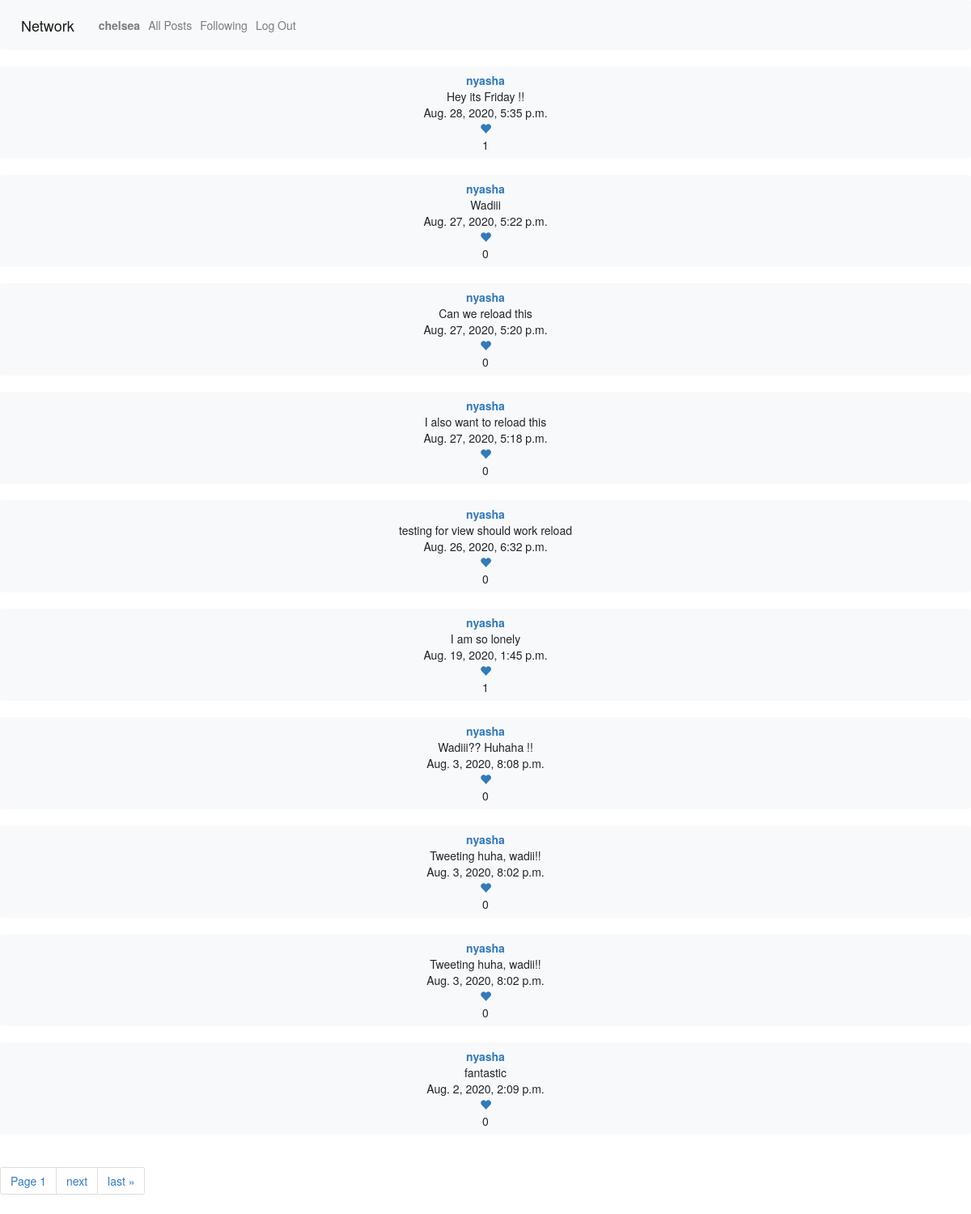
Page /followingbox (signed in) on the earlier database version.
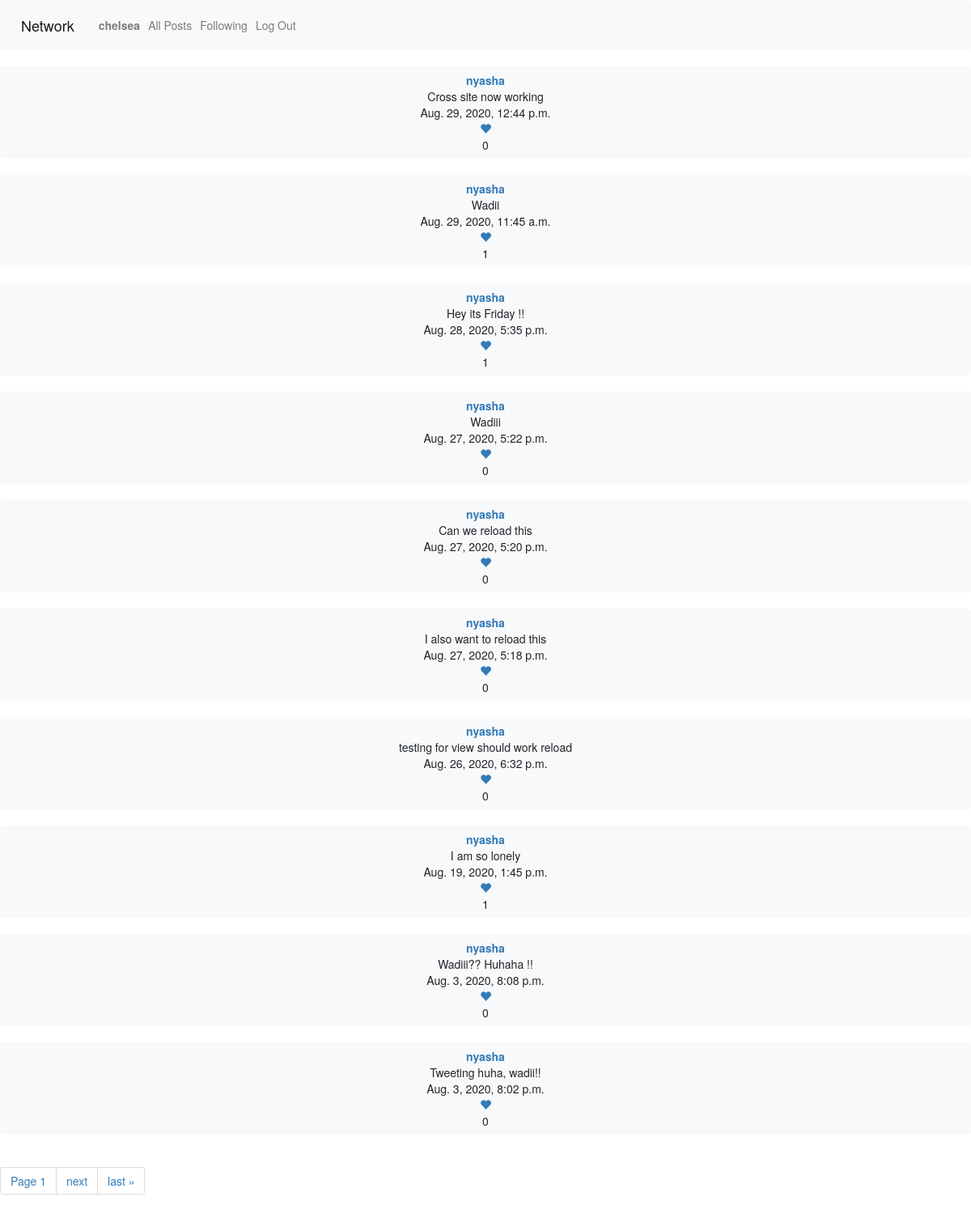
Same page on the later database version.
### network/models.py (models this page shows, shortened)
class Tweet(models.Model):
    user = models.ForeignKey(User, related_name="tweets", on_delete=models.CASCADE)
    body = models.TextField(blank=True)
    timestamp = models.DateTimeField(auto_now_add=True)

class User(AbstractUser):
    def serialize(self):
        return{
            "id": self.id,
            "username":self.username,
            "tweets": [{"id":tweets.id,"body": tweets.body, "time": tweets.timestamp} for tweets in self.tweets.order_by("-timestamp").all()],
            "following":[user.following_user_id.id for user in self.following.all()],
            "followers":[user.user_id.id for user in self.followers.all()]
        }

### network/views.py (the view)
# urls.py: path("followingbox", views.followingbox, name="followingbox"),
@login_required
def followingbox(request):
    if request.method == "GET":
        followed_people = UserFollowing.objects.filter(user_id=request.user).values('following_user_id')
        tweets = Tweet.objects.filter(user__in=followed_people)
        tweets = tweets.order_by("-timestamp").all()
        paginator = Paginator(tweets, 10)
        page_number = request.GET.get('page')
        tweets_obj = paginator.get_page(page_number)
        return render(request, 'network/followed_view.html', {'tweets_obj': tweets_obj})
    else:
        return JsonResponse({"error": "Invalid tweetbox."}, status=400)

### network/templates/network/followed_view.html (shortened to what this page needs)
{% extends "network/layout.html" %}
{% load static %}
{% block body %}
<div id="all_tweets_view">
    <div id="all_tweets_list">
    {% for tweet in tweets_obj %}
    <button class="tweet btn btn-light bd btn-block"><a href="{% url 'poster_profile' tweet.user.id %}"><b>{{tweet.user.username}}</b></a><br>{{tweet.body}}<br>{{tweet.timestamp}}<br><form class="like_form"><a href="#" type="submit" class="like" data-id={{tweet.id}}><span class="glyphicon glyphicon-heart"></span></a><div class="like_count">{{tweet.likes.count}}</div></form></button><br>
    {% endfor %}
    </div>
    <div class="pagination_view">
        <span class="step-links">
            <ul class="pagination">
            <li class="page-item"><a class="page-link"><span class="current">Page {{ tweets_obj.number }}</span></a></li>
            {% if tweets_obj.has_next %}
                <li class="page-item"><a class="page-link" href="?page={{ tweets_obj.next_page_number }}">next</a></li>
                <li class="page-item"><a class="page-link" href="?page={{ tweets_obj.paginator.num_pages }}">last &raquo;</a></li>
            {% endif %}
            </ul>
        </span>
    </div>
    </div>
{% endblock %}

Differences in the rows shown:
no longer on this page (row unchanged): Tweet: user.username "nyasha", body "Tweeting huha, wadii!!", timestamp "Aug. 3, 2020, 8:02 p.m.", likes.count "0"
no longer on this page (row unchanged): Tweet: user.username "nyasha", body "fantastic", timestamp "Aug. 2, 2020, 2:09 p.m.", likes.count "0"
added Tweet: user.username "nyasha", body "Cross site now working", timestamp "Aug. 29, 2020, 12:44 p.m.", likes.count "0"
added Tweet: user.username "nyasha", body "Wadii", timestamp "Aug. 29, 2020, 11:45 a.m.", likes.count "1"
